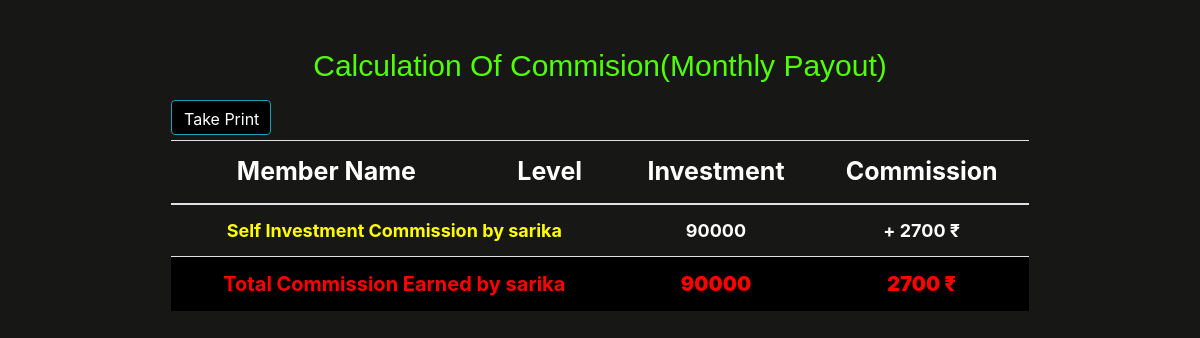
Page /commision.php?name=sarika on the earlier database version.
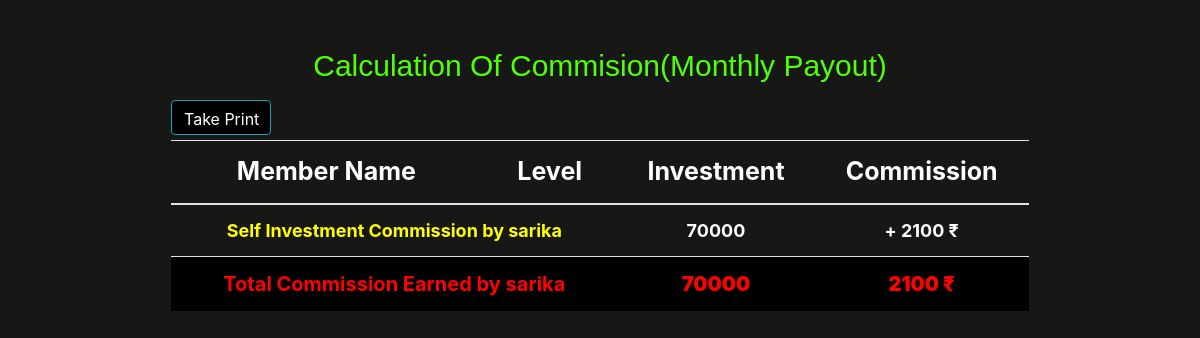
Same page on the later database version.
### tables this page shows
CREATE TABLE `members` (
  `id` int(11) NOT NULL,
  `name` varchar(255) DEFAULT NULL,
  `upline` varchar(255) DEFAULT NULL,
  `amount` float NOT NULL,
  `fd` int(25) NOT NULL,
  `date` datetime NOT NULL DEFAULT current_timestamp(),
  `date1` datetime DEFAULT NULL
);

### commision.php (the view, shortened to what the changed rows need)
<!DOCTYPE html>
<html lang="en">
<head>
</head>
<link rel="stylesheet" href="//cdn.datatables.net/1.11.5/css/jquery.dataTables.min.css">
<link rel="stylesheet" href="https://use.fontawesome.com/releases/v5.8.2/css/all.css">
<link rel="stylesheet" href="https://maxcdn.bootstrapcdn.com/bootstrap/4.0.0/css/bootstrap.min.css">
<body class="back" style="background-color:#171716;">
    <main class="container mt-5">
        <div class="container" style="width:80%;">
            <div class="table-responsive" style="overflow-x: hidden;">
                <div class="form-container">
                    <h1 class="text-center" style="color:#50ff08; font-family: Algerian, sans-serif;font-size:30px;">Calculation Of Commision(Monthly Payout)</h1><br>
                    <?php
                        $upline = '';
                        if ($_SERVER['REQUEST_METHOD'] === 'POST') {
                            if (isset($_POST['upline'])) {
                                $upline = $_POST['upline'];
                            }
                        } elseif (isset($_GET['name'])) {
                            $upline = $_GET['name'];
                        }
                            $conn = mysqli_connect("localhost", "root", "", "mlm");
                            try {
                                $query = "SELECT * FROM members WHERE name = '$upline'";
                                $result = mysqli_query($conn, $query);
                                if (mysqli_num_rows($result) > 0) {
                                    while($row = mysqli_fetch_assoc($result)) {
                                        $investment = $row["amount"];
                                    }
                                } else {
                                    throw new Exception("No investment found for " . $upline);
                                }
                            }
                            catch (Exception $e) {
                            }
                    ?>
                        </div>
                                <table  id='NoOrder' class='table table-striped text-center'  style='font-size:20px;' >
                                    <thead>
                                        <tr style="font-size:25px;color:white;background-color:#171716;">
                                            <th>Member Name</th>
                                            <th>Level</th>
                                            <th>Investment</th>
                                            <th>Commission</th>
                                        </tr>
                                    </thead>
                                    <tbody>
                                <?php
                                if (isset($_GET['name'])) {
                                    $upline = $_GET['name'];
                                }
                                else if ($_SERVER['REQUEST_METHOD'] === 'POST') {
                                    $upline = $_POST['upline'];
                                }
                                    $conn = mysqli_connect("localhost", "root", "", "mlm");
                                    try {
                                        $query = "SELECT *, COALESCE(fd, '') AS fd FROM members WHERE name = '$upline'";
                                        $result = mysqli_query($conn, $query);
                                        if (mysqli_num_rows($result) > 0) {
                                            while ($row = mysqli_fetch_assoc($result)) {
                                                $investment = $row["amount"];
                                            }
                                        } else {
                                            throw new Exception("No investment found for " . $upline);
                                        }
                                        $total_commission = getDownlinesCommission($upline, $conn, 0, $investment);
                                        $final_total = ($investment * 0.03) + $total_commission;
                                        $own = ($investment * 0.03);
                                        $total_investment = getTotalInvestment($upline, $conn, 0, $investment);
                                        $totalInvestment = $investment + $total_investment;
                                        echo "<tr style='font-size:18px;color:yellow;background-color:#171716;'>";
                                        echo "<td colspan='1'><strong><span style='color:white;'>$investment</span></strong></td>";
                                        echo "<td colspan='1'><strong><span style='color:white;'>+ $own ₹</span></strong></td>";
                                        echo "</tr>";
                                        echo "<tr style='font-size:20px;background-color:black;color:red;'>";
                                        echo "<td colspan='1' style='font-size:20px;font-weight:bold;'><strong>$totalInvestment</strong></td>";
                                        echo "<td colspan='1' style='font-size:20px;font-weight:bold;'><strong>$final_total ₹</strong></td>";
                                        echo "</tr>";
                                    ?>
                                    </tbody>
                                </table>
                            <?php
                            } catch (Exception $e) {
                                echo "<div class='error'>" . $e->getMessage() . "</div>";
                            }
                            ?>
                        <?php
                            function  getTotalInvestment($upline, $conn, $level, $investment) {
                                $query = "SELECT * FROM members WHERE upline = '$upline'";
                                $result = mysqli_query($conn, $query);
                                if (mysqli_num_rows($result) > 0) {
                                    $sum = 0;
                                    while($row = mysqli_fetch_assoc($result)) {
                                        $amount = $row["amount"];
                                        $sum += $amount + getTotalInvestment($row["name"], $conn, $level + 1, $investment);
                                    }
                                    return $sum ;
                                } else {
                                    return 0;
                                }
                            }
                        ?>
                        <?php
                        function getDownlinesCommission($upline, $conn, $level, $investment) {
                            $query = "SELECT * FROM members WHERE upline = '$upline'";
                            $result = mysqli_query($conn, $query);
                            if (mysqli_num_rows($result) > 0) {
                                $commission = 0;
                                while($row = mysqli_fetch_assoc($result)) {
                                    $amount = $row["amount"];
                                    $fd = $row["fd"];
                                    if ($level == 0) {
                                        $level_commission = 0.01 * $amount;
                                        $level_commission1 = 0.01 * $fd;
                                    } else if ($level == 1) {
                                        $level_commission = 0.005 * $amount;
                                        $level_commission1 = 0.005 * $fd;
                                    } else {
                                        $level_commission = 0.0025 * $amount;
                                        $level_commission1 = 0.0025 * $fd;
                                    }
                                    if($level_commission1>0){
                                        echo "<tr style='font-size:15px;color:black;font-weight:bold;background-color:white;'><td>" . $row["name"] . "</td><td>" . $level+1 . "</td> <td>" . $row["amount"] . "</td><td>" . $level_commission . "</td></tr>";
                                        echo "<tr style='font-size:15px;color:black;font-weight:bold;background-color:white;'><td>" . $row["name"] . "{FD}</td><td>" . $level+1 . "</td> <td>" . $row["fd"] . "</td><td>" . $level_commission1 . "</td></tr>";
                                    }else{
                                        echo "<tr style='font-size:15px;color:black;font-weight:bold;background-color:white;'><td>" . $row["name"] . "</td><td>" . $level+1 . "</td> <td>" . $row["amount"] . "</td><td>" . $level_commission . "</td></tr>";
                                    }
                                    $commission +=  $level_commission1 + $level_commission + getDownlinesCommission($row["name"], $conn, $level + 1, $investment);
                                }
                                return $commission ;
                            } else {
                                return 0;
                            }
                        }
                        ?>
                    </div>
                </div>
        </main>
    </body>
</html>

Differences in the rows shown:
changed members: amount "90000" → "70000"; amount "2700" → "2100"
